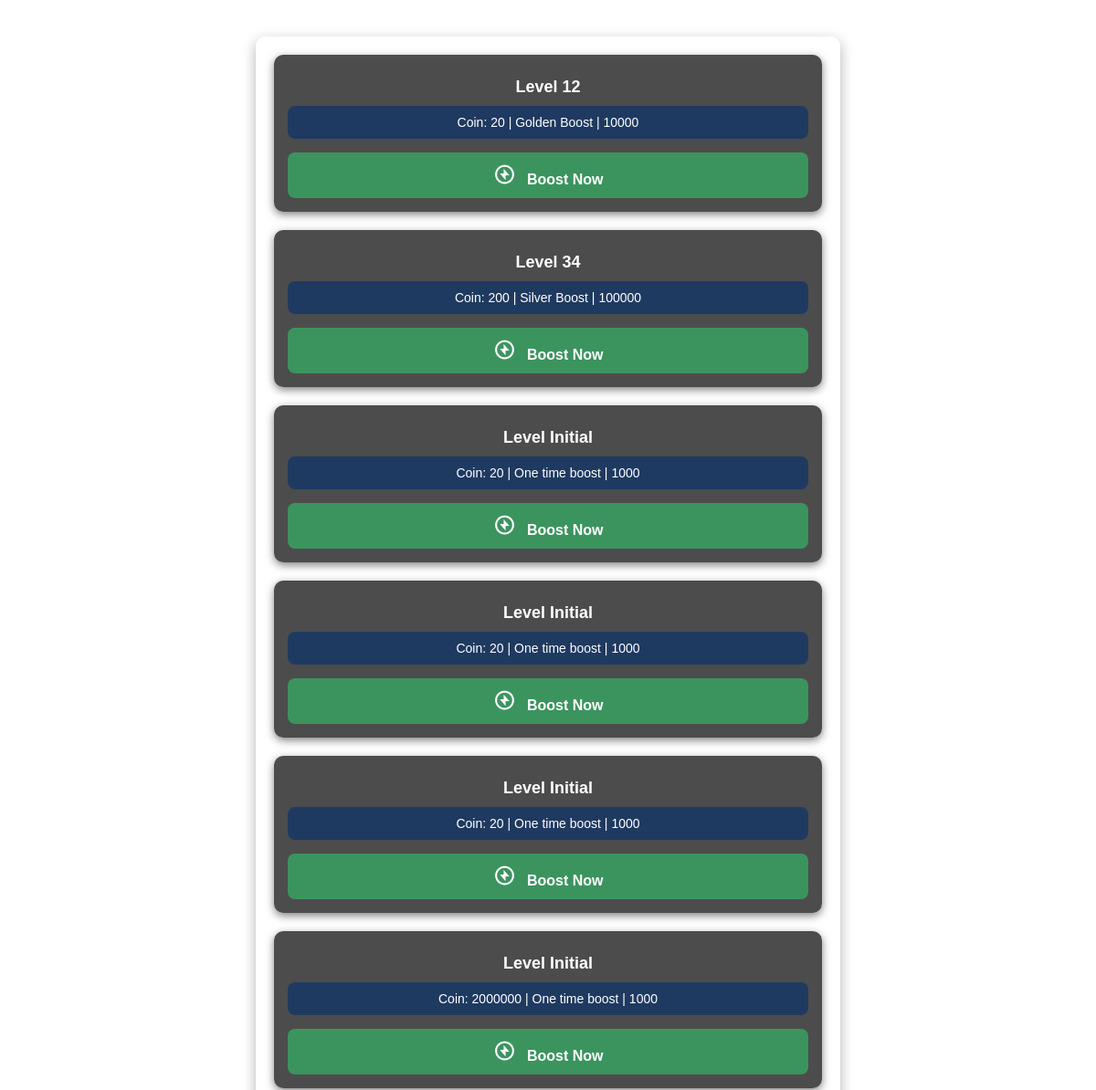
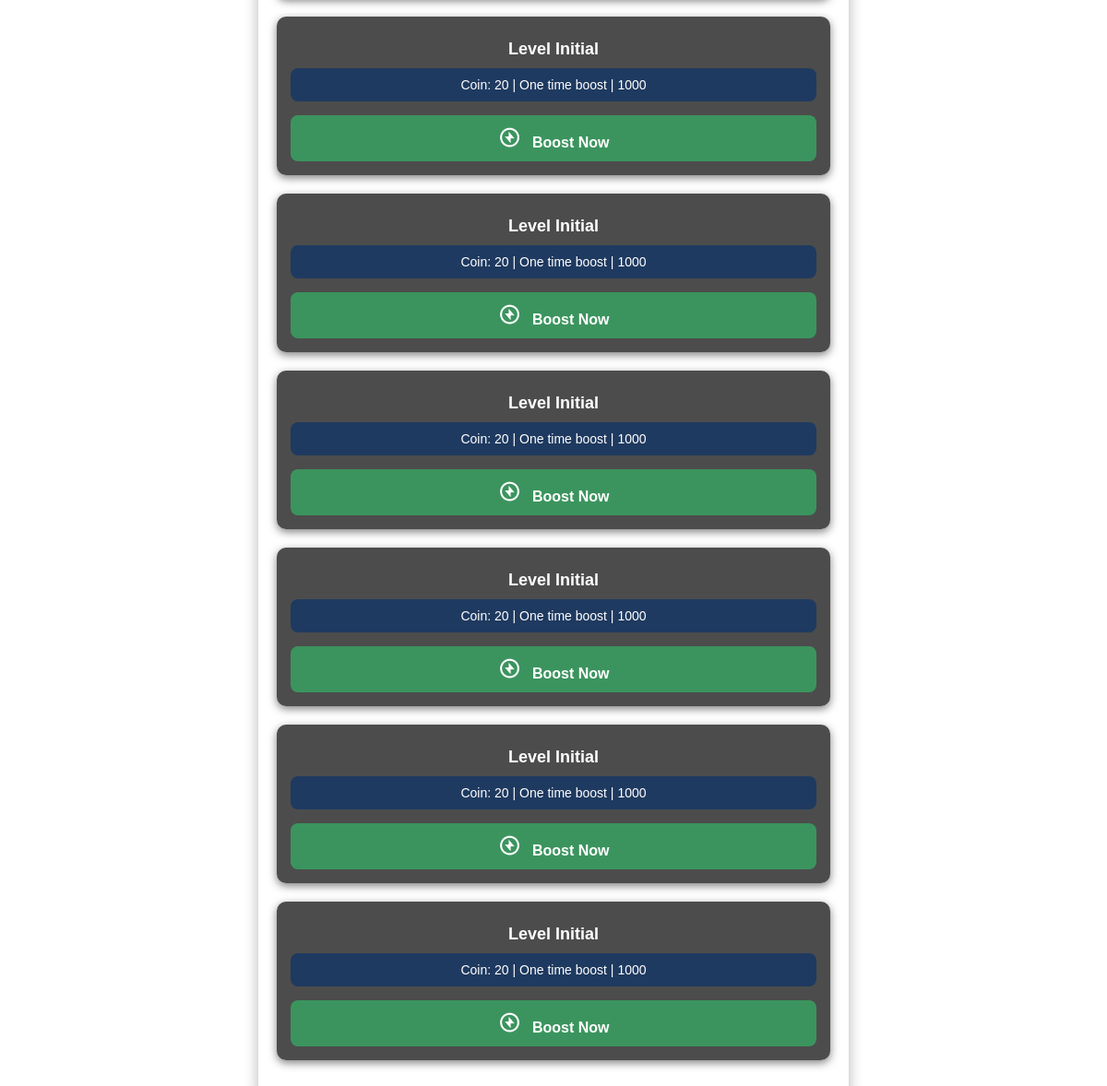
Screenshot of /boost/ (signed in) with the database file from the repository (2 pictures, top to bottom).
### Cgame/models.py (models this page shows, shortened)
class Boost(models.Model):
    assigned_users = models.ManyToManyField('CustomUser', related_name='boost')
    boost_name = models.CharField(max_length=100, blank=True, null=True)
    boost_value = models.PositiveIntegerField(blank=True, null=True)
    needed_coin = models.PositiveIntegerField(blank=True, null=True)
    level = models.CharField(blank=True, null=True, max_length=20, unique=False)

### Cgame/views.py (the view, shortened to what this page needs)
# urls.py: path('boost/', views.boost),
@login_required
def boost(request):
    boosting_rate = Boost.objects.filter(assigned_users=request.user)
    mining_speed = request.user.mining
    counter = request.user.counter
    context = {
        'boosting_rate': boosting_rate,
    }
    return render(request, 'boost.html', context)

### Cgame/templates/boost.html (shortened to what this page needs)
{% load static %}
<!DOCTYPE html>
<html lang="en">
<head>
    <link rel="stylesheet" href="{% static 'css/boxicons.min.css' %}">
    <link rel="stylesheet" href="{% static 'css/boost.css'%}">
</head>
<body>
    <div class="container">
        {% for boosting_rate in boosting_rate %}
        <div class="boost-card">
            <p class="level-btn">Level {{ boosting_rate.level }}</p>
            <div class="boost-info">
                Coin: {{ boosting_rate.needed_coin }} | {{ boosting_rate.boost_name }} | {{ boosting_rate.boost_value }}
            </div>
            <form id="boostForm-{{ boosting_rate.id }}" method="POST">
                <button type="submit" class="do-task">
                    <i class='bx bx-bolt-circle bx-tada bx-flip-horizontal'></i> Boost Now
                </button>
            </form>
        </div>
        {% endfor %}
    </div>
</body>
</html>

### staticfiles/css/boost.css (style rules this page uses)
body { font-family: 'Arial', sans-serif; color: white; margin: 0; padding: 0; }
.container { max-width: 600px; margin: 40px auto; padding: 20px; border-radius: 10px; box-shadow: 0 5px 15px rgba(0, 0, 0, 0.3); }
.level-btn { font-weight: bold; font-size: 18px; margin: 10px 0; text-align: center; }
.boost-card { background-color: rgba(0, 0, 0, 0.7); border-radius: 10px; padding: 15px; margin-bottom: 20px; box-shadow: 0 3px 10px rgba(0, 0, 0, 0.5); }
.boost-info { text-align: center; padding: 10px; background-color: #1f3a60; color: #ffffff; font-size: 14px; margin-bottom: 15px; border-radius: 8px; }
.do-task { width: 100%; height: 50px; border: none; background-color: #3b945e; color: white; font-size: 16px; font-weight: bold; border-radius: 8px; cursor: pointer; transition: background-color 0.3s ease; }
.bx { font-size: 25px; margin-right: 8px; }

### rows the page displays
Boost: level "12", needed_coin "20", boost_name "Golden Boost", boost_value "10000"
Boost: level "34", needed_coin "200", boost_name "Silver Boost", boost_value "100000"
Boost: level "Initial", needed_coin "20", boost_name "One time boost", boost_value "1000"
Boost: level "Initial", needed_coin "20", boost_name "One time boost", boost_value "1000"
Boost: level "Initial", needed_coin "20", boost_name "One time boost", boost_value "1000"
Boost: level "Initial", needed_coin "2000000", boost_name "One time boost", boost_value "1000"
Boost: level "Initial", needed_coin "20", boost_name "One time boost", boost_value "1000"
Boost: level "Initial", needed_coin "20", boost_name "One time boost", boost_value "1000"
Boost: level "Initial", needed_coin "20", boost_name "One time boost", boost_value "1000"
Boost: level "Initial", needed_coin "20", boost_name "One time boost", boost_value "1000"
Boost: level "Initial", needed_coin "20", boost_name "One time boost", boost_value "1000"
Boost: level "Initial", needed_coin "20", boost_name "One time boost", boost_value "1000"
